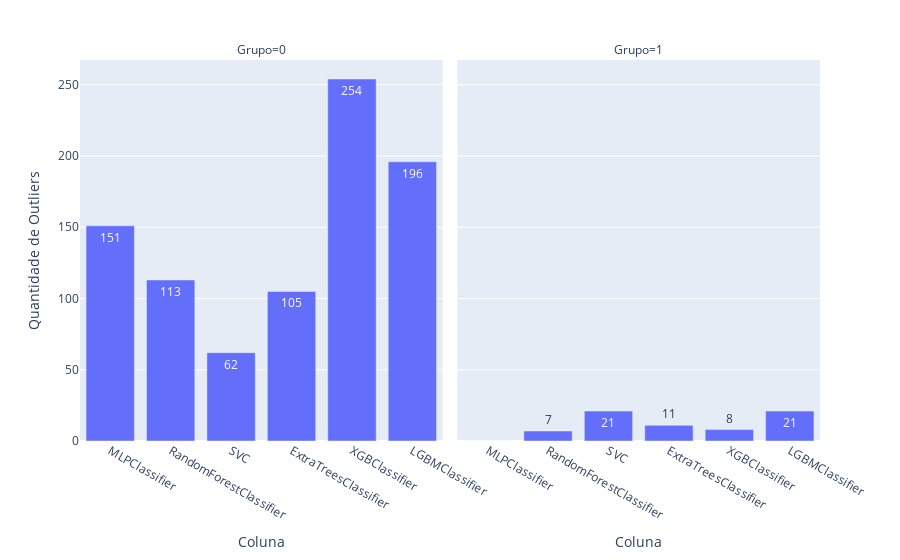

Notebook source saved alongside this figure:
### Code cell
outliers_df = pd.DataFrame(columns=['Coluna', 'Grupo', 'Quantidade de Outliers'])

for y_value, group in previsoes.groupby('y'):
    for coluna in group.columns:
        if coluna != 'y':
            Q1 = group[coluna].quantile(0.25)
            Q3 = group[coluna].quantile(0.75)
            IQR = Q3 - Q1

            limite_inferior = Q1 - 1.5 * IQR
            limite_superior = Q3 + 1.5 * IQR

            outliers_count = group[(group[coluna] < limite_inferior) | (group[coluna] > limite_superior)].shape[0]

            outliers_df.loc[len(outliers_df)] = [coluna, y_value, outliers_count]

#display(outliers_df)

px.bar(outliers_df, 
       x='Coluna', 
       y='Quantidade de Outliers', 
       facet_col='Grupo', 
       text='Quantidade de Outliers')

### Figure 1 — Plotly figure (JSON) as saved in the notebook; plotly's stock layout.template omitted (floating-point values rounded to 4 significant figures)
{"data": [{"alignmentgroup": "True", "hovertemplate": "Grupo=0<br>Coluna=%{x}<br>Quantidade de Outliers=%{text}<extra></extra>", "legendgroup": "", "marker": {"color": "#636efa", "pattern": {"shape": ""}}, "name": "", "offsetgroup": "", "orientation": "v", "showlegend": false, "text": [151, 113, 62, 105, 254, 196], "textposition": "auto", "type": "bar", "x": ["MLPClassifier", "RandomForestClassifier", "SVC", "ExtraTreesClassifier", "XGBClassifier", "LGBMClassifier"], "xaxis": "x", "y": [151, 113, 62, 105, 254, 196], "yaxis": "y"}, {"alignmentgroup": "True", "hovertemplate": "Grupo=1<br>Coluna=%{x}<br>Quantidade de Outliers=%{text}<extra></extra>", "legendgroup": "", "marker": {"color": "#636efa", "pattern": {"shape": ""}}, "name": "", "offsetgroup": "", "orientation": "v", "showlegend": false, "text": [0, 7, 21, 11, 8, 21], "textposition": "auto", "type": "bar", "x": ["MLPClassifier", "RandomForestClassifier", "SVC", "ExtraTreesClassifier", "XGBClassifier", "LGBMClassifier"], "xaxis": "x2", "y": [0, 7, 21, 11, 8, 21], "yaxis": "y2"}], "layout": {"annotations": [{"font": {}, "showarrow": false, "text": "Grupo=0", "x": 0.245, "xanchor": "center", "xref": "paper", "y": 1, "yanchor": "bottom", "yref": "paper"}, {"font": {}, "showarrow": false, "text": "Grupo=1", "x": 0.755, "xanchor": "center", "xref": "paper", "y": 1, "yanchor": "bottom", "yref": "paper"}], "barmode": "relative", "legend": {"tracegroupgap": 0}, "margin": {"t": 60}, "xaxis": {"anchor": "y", "domain": [0, 0.49], "title": {"text": "Coluna"}}, "xaxis2": {"anchor": "y2", "domain": [0.51, 1], "matches": "x", "title": {"text": "Coluna"}}, "yaxis": {"anchor": "x", "domain": [0, 1], "title": {"text": "Quantidade de Outliers"}}, "yaxis2": {"anchor": "x2", "domain": [0, 1], "matches": "y", "showticklabels": false}}}
